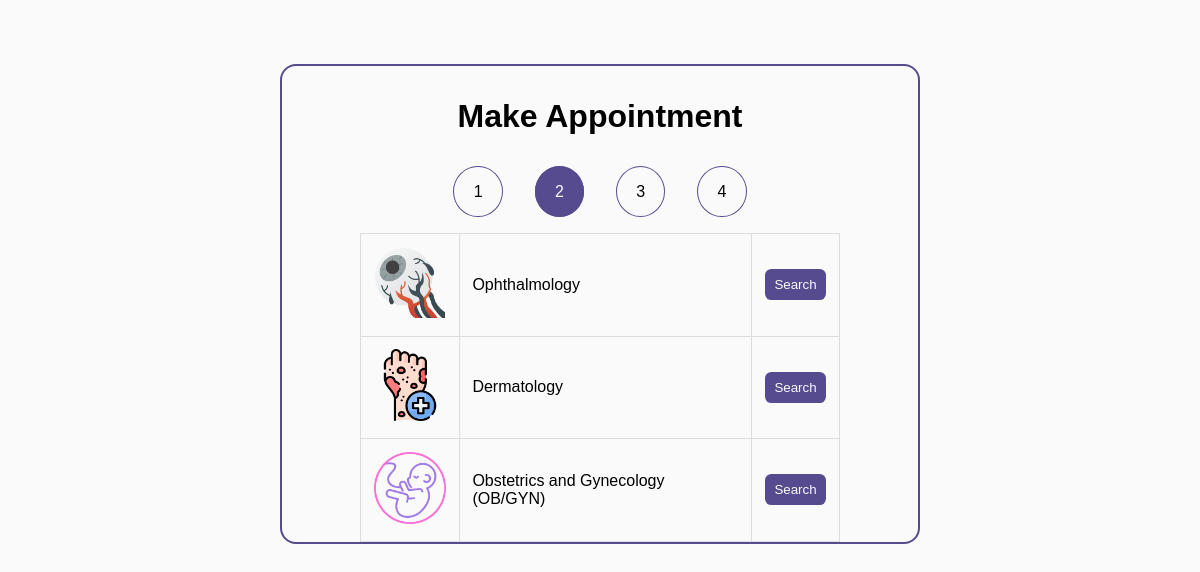
The app's page /depart/ with its own data.
### patients/models.py (models this page shows, shortened)
class Department(models.Model):
    DepartID = models.AutoField(primary_key=True)
    DepartImg = models.ImageField(upload_to='uploads')
    DepartName = models.CharField(max_length=50)

### patients/views.py (the view)
# urls.py: path('depart/', views.Departlist, name='depart'),
def Departlist(request):
    data = Department.objects.all()
    return render(request, 'departmentaction.html', {'items': data})

### templates/departmentaction.html (shortened to what this page needs)
<!DOCTYPE html>
{% load static %}
<html lang="en">
<head>
    <link rel="stylesheet" href="{%static 'css/home.css'%}" />
</head>
<body>
    <div class="appoint-section">
        <p class="header">
            Make Appointment
        </p>
        <p class="action-section">
            <ul class="action-list">
                <li class="actions"><a class="action ">1</a></li>
                <li class="actions"><a class="action active-action">2</a></li>
                <li class="actions"><a class="action">3</a></li>
                <li class="actions"><a class="action">4</a></li>
            </ul>
        </p>
        <p class="depart">
        <p>
             <table class="table depart-list">
            {% for item in items%}
                <tr>
                    <td><img src="/media/{{item.DepartImg}}" width="72rem"></td>
                    <td>{{item.DepartName}}</td>
                    <td><button class="search-btn" onclick="location.href='{% url 'doctor_view' DepartID=item.DepartID %}'">Search</button></td>
                </tr>
            {%endfor%}
                </table>
        </p>
        </p>
    </div>
</body>
</html>

### patients/static/css/home.css (style rules this page uses)
* { padding: 0; margin: 0; box-sizing: border-box; }
body { background-color: #fafafa; font-family: "Work Sans", sans-serif; }
.appoint-section { margin: 4rem auto; padding: 2rem; border: 2px solid #574b90; width: 40rem; height: 30rem; border-radius: 1rem; overflow: auto; }
.header { text-align: center; font-size: 2rem; font-weight: 600; margin-bottom: 1.8rem; }
.action-list { display: flex; gap: 2rem; justify-content: center; align-items: center; margin-top: 3rem; }
.actions { list-style-type: none; }
.active-action { color: #fafafa; background-color: #574b90; padding: 1.2rem; border-radius: 50%; }
.action { border: 1px solid #574b90; padding: 1rem 1.2rem; border-radius: 50%; cursor: pointer; }
.depart-list { width: 80rem; margin:4rem auto; }
::placeholder { font-size: 0.8rem; }
table, td, th { border: 1px solid #ddd; text-align: left; }
table { border-collapse: collapse; }
th, td { padding: 0.8rem; }

### templates/departmentaction.html (style rules this page uses)
.depart-list { width: 30rem; margin: 2rem auto; }

### records on screen
Department: DepartImg (picture), DepartName "Ophthalmology"
Department: DepartImg (picture), DepartName "Dermatology"
Department: DepartImg (picture), DepartName "Obstetrics and Gynecology (OB/GYN)"
